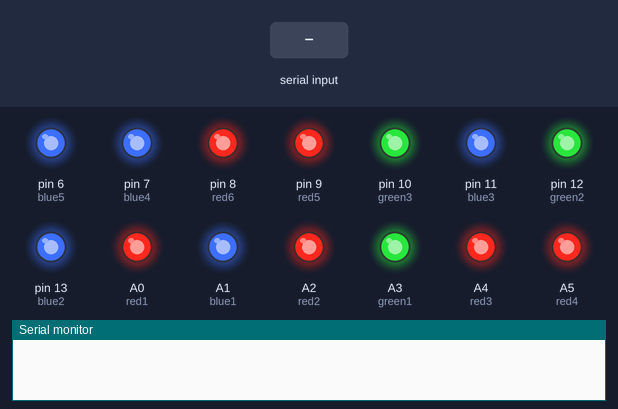
Recording of a sketch running on a simulated Arduino Uno, built with avr-gcc and run on an emulated ATmega328P. Shown: output pins drawn as LEDs (lit = HIGH), the last lines printed to the serial monitor. The test bench sets the inputs (shaded band).

Above: at 1.2 s.
1.3 s: "1" received over Serial
At 2.2 s:
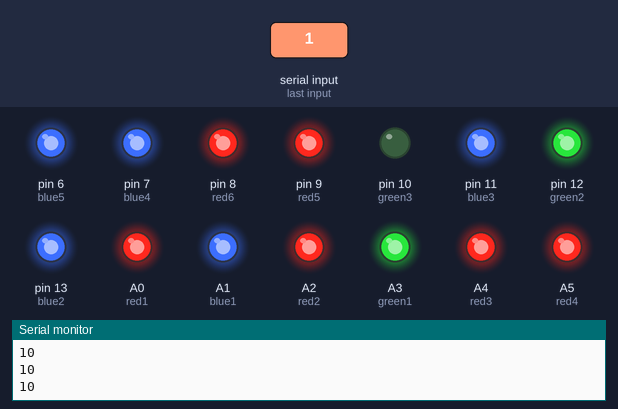
2.8 s: "0" received over Serial
At 3.5 s:
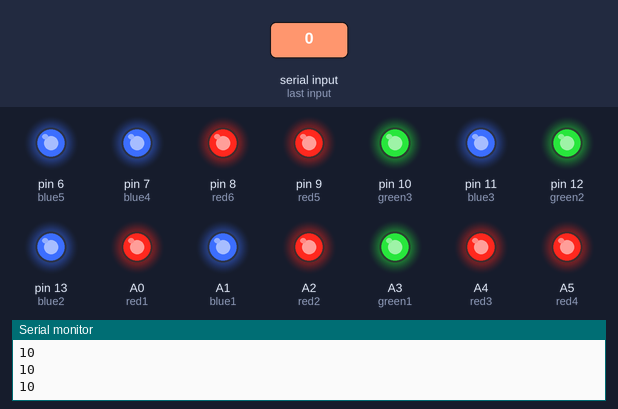
Timing chart, 0 to 5.8 s (numbered marks = the images above; inputs shaded):
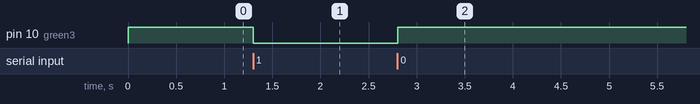

Measured:
- after the input at 1.3 s, pin 10 (green3): HIGH → LOW at once
- after the input at 2.8 s, pin 10 (green3): LOW → HIGH at once

The sketch:

winex.ino
```cpp
int red1=A0;
int blue1=A1;// for purple color,blue  ; row 1 column 1

int red2=A2; // for red color ; row1 column 2

int green1=A3; // for green color ; row1 column 3

int red3=A4; // for red color ; row2 column 1

int red4=A5;
int blue2=13;
int green2=12; // for purple,blue,green and white ;row 2 column2

int blue3=11;// for blue color ;row 2 column3

int green3=10;// for green color; row3 column1

int red5=9;//for red color ;row3 column2

int red6=8;
int blue4=7;// for purple and blue; row3 column3
int blue5=6;
byte serialByte;
void setup()
{
  Serial.begin(9600);
   pinMode(red1, OUTPUT );
  pinMode(red2,OUTPUT);
  pinMode(red3,OUTPUT);
   pinMode(red4, OUTPUT );
  pinMode(red5,OUTPUT);
  pinMode(red6,OUTPUT);
   pinMode(blue1, OUTPUT );
  pinMode(blue2,OUTPUT);
  pinMode(blue3,OUTPUT);
   pinMode(blue4, OUTPUT );
  pinMode(green1,OUTPUT);
  pinMode(green2,OUTPUT);
   pinMode(green3, OUTPUT );
   pinMode(blue5, OUTPUT );
   digitalWrite(red1, HIGH );
  digitalWrite(red2,HIGH);
  digitalWrite(red3,HIGH);
   digitalWrite(red4, HIGH );
  digitalWrite(red5,HIGH);
  digitalWrite(red6,HIGH);
   digitalWrite(blue1, HIGH );
  digitalWrite(blue2,HIGH);
  digitalWrite(blue3,HIGH);
   digitalWrite(blue4,HIGH  );
  digitalWrite(green1,HIGH);
  digitalWrite(green2,HIGH);
   digitalWrite(green3, HIGH );
   digitalWrite(blue5, HIGH );
}
 void loop()
 {
  if(Serial.available())
  {
    serialByte = Serial.read();
  }
  ledControl(serialByte);
}

int ledCount = 9;
int ledArr[10][3] ={
  {-111,-111,-111},
  {A0,6,A1}, //R B G
  {8,12,7}, //R G B
  {-111,-111,-111}, //B R G
  {A5,-111,13}, //R B G
  {A2,A3,9}, //R G B
  {A4,-111,-111}, //R G B
  {-111,-111,11}, //R G B
  {-111,-111,-111}, //R G B
  {-111,10,-111} //R B G
};

int k[] = {'a','b',
                        'c','d','e','f','g','h',
                        'i','j','k','l','m','n',
                        'o','p','q','r','s','t',
			'u','v','w','x','y','z',
                        'A','B','C','D','E','F',
                        'G','H','I','J','K','L',
                        'M','N','O','P','Q','R',
                        'S','T','U','V','W','X',
			'Y','Z','0','1','3','4'};

int v[] = {0,1,
			1000,1001,1010,1011,1020,1021,
			2000,2001,2010,2011,2020,2021,
			3000,3001,3010,3011,3020,3021,
			4000,4001,4010,4011,4020,4021,
			5000,5001,5010,5011,5020,5021,
			6000,6001,6010,6011,6020,6021,
			7000,7001,7010,7011,7020,7021,
			8000,8001,8010,8011,8020,8021,
			9000,9001,9010,9011,9020,9021};

void ledControl(int key)
{
  //Serial.print(key);

  for(int i = 0;i<56;i++)
    if(key == k[i]){
       int val = v[i];
       int LH = val%2==1?0:1;
    if(val == 0 || val == 1){
        for(int i = 1;i<=ledCount;i++)
          for(int j = 0;j<3;j++){
            int pin = ledArr[i][j];
            if(pin != -111)
              digitalWrite(pin,LH);
          }
       return;
    }
       Serial.println(ledArr[val/1000][val%100/10]);
       digitalWrite(ledArr[val/1000][val%100/10],LH);
       return;
    }

/*  if(key == 'o'){
      for(int i = 1;i<=ledCount;i++)
        for(int j = 0;j<3;j++){
          int pin = ledArr[i][j];
          if(pin != -111)
            digitalWrite(pin,LOW);
        }
  }
  else if(key == 'r'){
      for(int i = 1;i<=ledCount;i++)
        for(int j = 0;j<3;j++){
          int pin = ledArr[i][j];
          if(pin != -111)
            digitalWrite(pin,HIGH);
        }
  }*/
}
```
